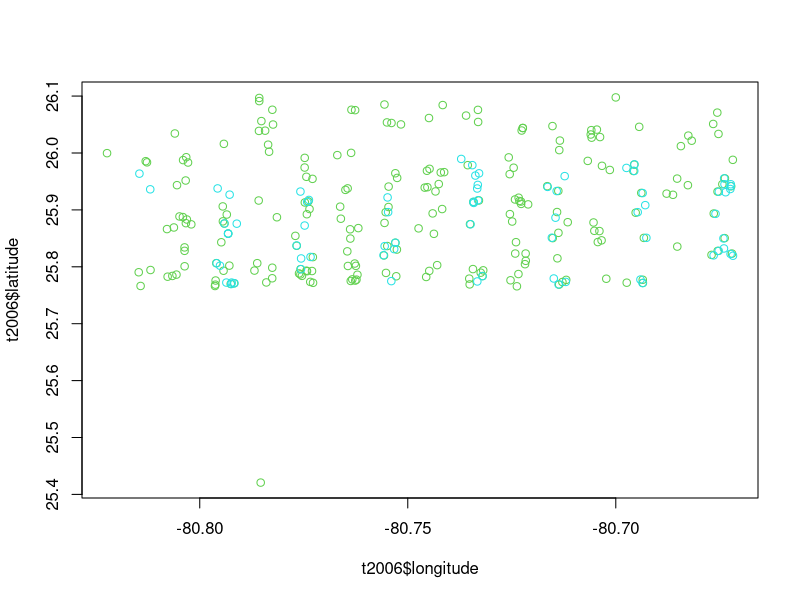
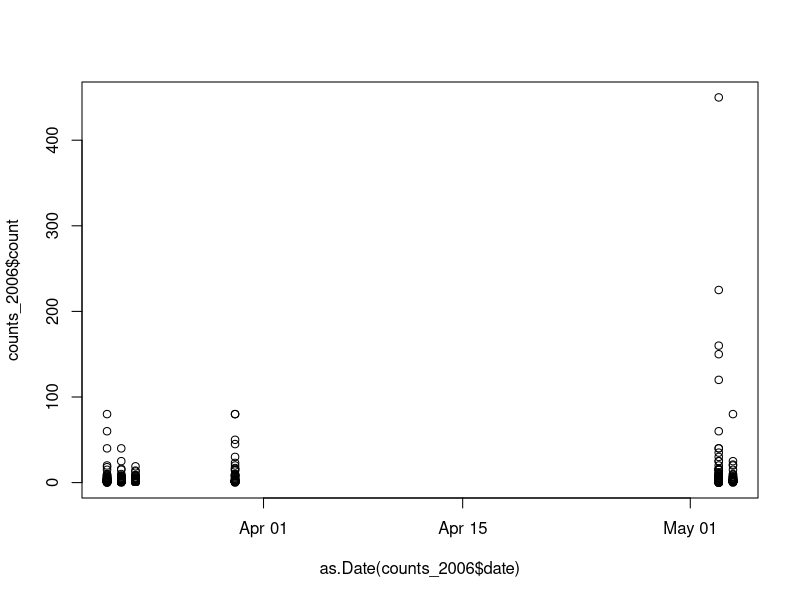

Generate these figures, in order, with R: (Note: this script raises an error after producing the figures.)
## Clean ground survey data and append to datasets

library(tidyr)
library(dplyr)

colonies <- read.csv("SiteandMethods/colonies.csv") %>%     
  dplyr::mutate(group_id = as.numeric(group_id),
                latitude = as.numeric(latitude),
                longitude = as.numeric(longitude))

species <- read.csv("SiteandMethods/species_list.csv")

ground_counts_all <- read.csv("Counts/ground_counts.csv")
transects_all <- read.csv("Counts/ground_transects.csv")

# Define transect boundaries
lat_max =  26.165110
lat_min = 25.749926
long_max = -80.652562
long_min = -80.840796

# Add flag for locations outside transects

ground_counts <- ground_counts_all %>%
                 mutate(standard_survey = 1,
                        longitude = ifelse(longitude>0,-longitude,longitude)) %>%
                 mutate(standard_survey = ifelse(latitude>lat_max,0,standard_survey),
                        standard_survey = ifelse(latitude<lat_min,0,standard_survey),
                        standard_survey = ifelse(longitude>long_max,0,standard_survey),
                        standard_survey = ifelse(longitude<long_min,0,standard_survey),
                        standard_survey = ifelse(date %in% 
                      c("2006-03-21","2006-03-30","2006-03-22","2006-03-23"),0,standard_survey)) %>%
  select("year","date","transect","colony_waypoint","colony","latitude","longitude",
         "species","count","nests","chicks","standard_survey","notes") 

probs = ground_counts %>% filter(standard_survey==0)

transects <- transects_all %>%
  mutate(standard_survey = 1,
         longitude = ifelse(longitude>0,-longitude,longitude)) %>%
  mutate(standard_survey = ifelse(latitude>lat_max,0,standard_survey),
         standard_survey = ifelse(latitude<lat_min,0,standard_survey),
         standard_survey = ifelse(longitude>long_max,0,standard_survey),
         standard_survey = ifelse(longitude<long_min,0,standard_survey),
         standard_survey = ifelse(date %in% 
                  c("2006-03-21","2006-03-30","2006-03-22","2006-03-23"),0,standard_survey)) %>%
  select("year","date","transect","direction","start_time",
         "end_time","complete","field_gps","observer_1",
         "observer_2","start_waypoint","start_latitude","start_longitude",
         "stop_waypoint","stop_latitude","stop_longitude","colony_waypoint",
         "colony","latitude","longitude","standard_survey","notes")

tprobs = transects %>% filter(standard_survey==0)
t2006 = transects %>% filter(year==2006) %>%
        mutate(month=lubridate::month(date))

plot(t2006$longitude,t2006$latitude,col=t2006$month)
counts_2006 = ground_counts %>% filter(year==2006) %>%
  mutate(month=lubridate::month(date))
plot(as.Date(counts_2006$date),counts_2006$count)
sum(counts_2006$count[which(counts_2006$month==3)],na.rm=TRUE)
sum(counts_2006$count[which(counts_2006$month==5)],na.rm=TRUE)

# Corrections
# long -855.83333 should be 11 N
ground_counts[3479:3480,"longitude"] = -80.77167
ground_counts[3479:3480,"standard_survey"] = 1
transects[2355,"longitude"] = -80.77167
transects[2355,"standard_survey"] = 1

# long -855.18333 should be 11 N
ground_counts[3481,"longitude"] = -80.77167
ground_counts[3481,"standard_survey"] = 1
transects[2356,"longitude"] = -80.77167
transects[2356,"standard_survey"] = 1

write.table(ground_counts, "Counts/ground_counts.csv", 
            row.names = FALSE, col.names = TRUE, na = "", sep = ",", quote = 13)
write.table(transects, "Counts/ground_transects.csv", 
            row.names = FALSE, col.names = TRUE, na = "", sep = ",", quote = 22)
############################# Get raw data #########################################
new_year <- 2025

filepath <- "~/UFL Dropbox/Glenda Yenni/Everglades/2025 Data/Field Data/Clean data/"

transects <- data_raw %>%
  select("year","date","transect","direction","start_time",
         "end_time","complete","field_gps","observer_1",
         "observer_2","start_waypoint","start_latitude","start_longitude",
         "stop_waypoint","stop_latitude","stop_longitude","colony_waypoint",
         "colony","latitude","longitude","standard_survey","notes") %>%
  mutate(across(c("year","start_time","end_time","start_latitude","start_longitude",
                  "stop_latitude","stop_longitude","latitude","longitude"), as.numeric))

ground_counts <- data_raw %>%
  select(-c("direction","start_time",
            "end_time","complete","field_gps","observer_1",
            "observer_2","start_waypoint","start_latitude","start_longitude",
            "stop_waypoint","stop_latitude","stop_longitude")) %>%
  mutate(across(c("year","latitude","longitude","count","nests","chicks"), as.numeric)) %>%
  mutate(species = tolower(species)) %>%
  mutate(species = replace(species, species=="tche","trhe")) %>%
  select("year","date","transect","colony_waypoint","colony","latitude","longitude",
         "species","count","nests","chicks","standard_survey","notes") 

## Check and write data ##
if(!all(ground_counts$colony %in% colonies$colony)| 
   !all(ground_counts$species %in% species$species)|
   !all(lubridate::year(ground_counts$date)==ground_counts$year)) {
  print(unique(ground_counts$colony[which(!(ground_counts$colony %in% colonies$colony))]))
  print(unique(ground_counts$species[which(!(ground_counts$species %in% species$species))]))
  print(unique(ground_counts$year[which(!(lubridate::year(ground_counts$date) == ground_counts$year))]))
}

write.table(ground_counts, "Counts/ground_counts.csv", 
            row.names = FALSE, col.names = FALSE, append=TRUE, na = "", sep = ",", quote = 13)
write.table(transects, "Counts/ground_transects.csv", 
            row.names = FALSE, col.names = FALSE, append=TRUE, na = "", sep = ",", quote = 22)
